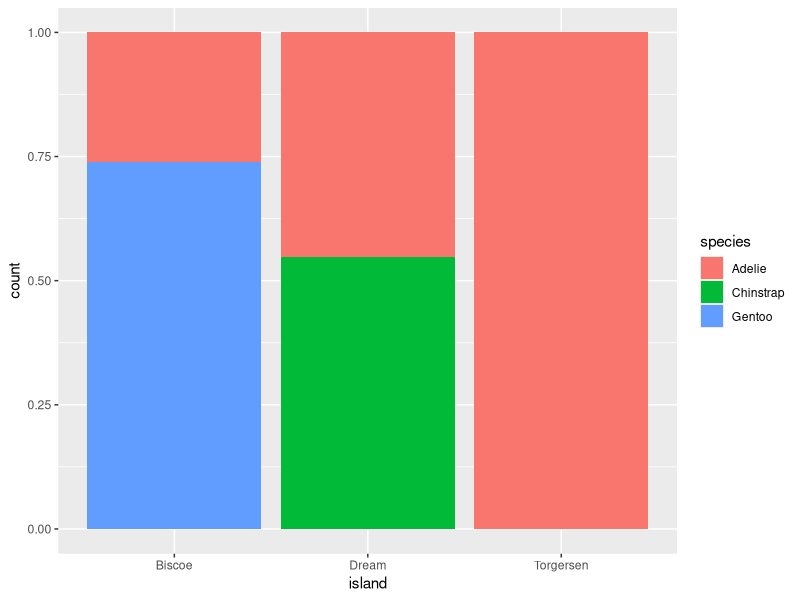

R code for this plot:
library(palmerpenguins)
library(ggthemes)
library(ggplot2)
ggplot(penguins, aes(x = island, fill = species)) +
  geom_bar(position = "fill")
